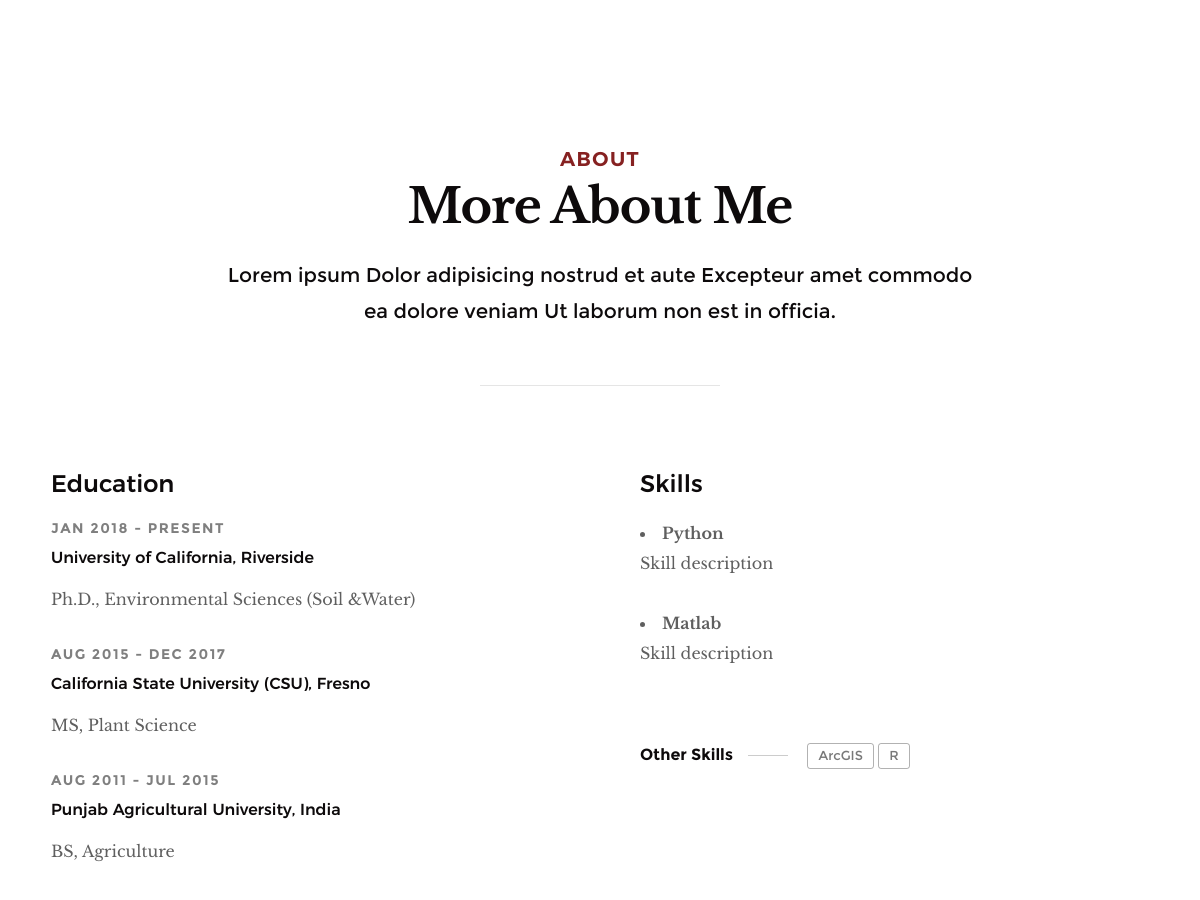
Before: / (middle part) with the older database file.
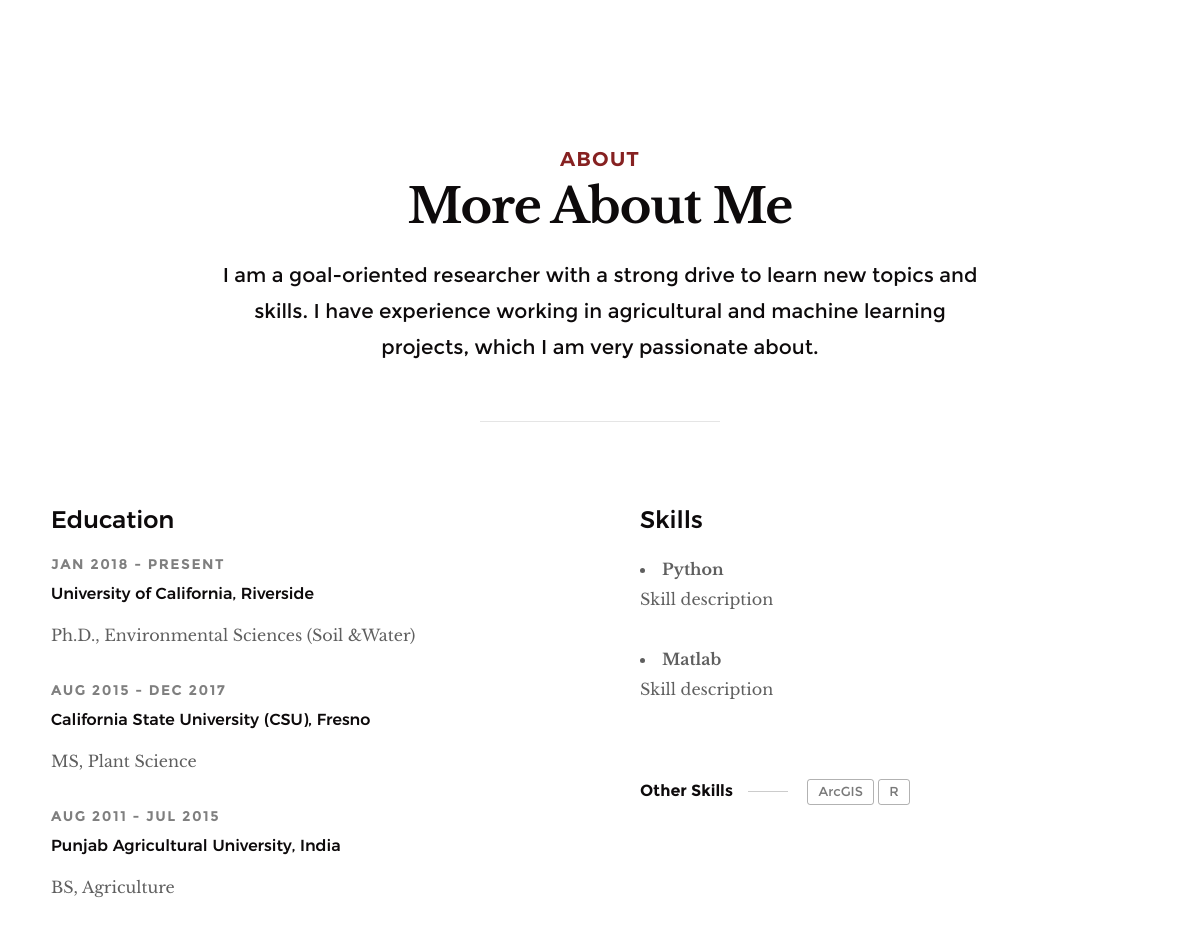
After: the same page with the newer database file.
### home/models.py (models this page shows, shortened)
class Info(models.Model):
    cv = models.FileField()
    mainImage = models.ImageField(null=True, blank=True, default="default.jpg")
    short_intro = models.TextField(null=True, blank=True)
    linkedin = models.CharField(max_length=2000, null=True, blank=True)
    twitter = models.CharField(max_length=2000, null=True, blank=True)

### home/views.py (the view)
# urls.py: path('', views.home, name = "home"),
def home(request):
    infos = Info.objects.all()
    skills = Skill.objects.exclude(description__exact="")
    otherskills = Skill.objects.filter(description="")
    works = Work.objects.all()
    projects = Project.objects.all()
    publications = Publication.objects.all()
    context = {
        'infos':infos,
        'skills':skills,'otherskills':otherskills,
        'works':works,
        'projects':projects,
        'publications':publications,
    }
    return render(request, 'index.html', context)

### home/models.py (called while the page is built)
    def __str__(self):
        return str(self.name)

### templates/index.html (shortened to what this page needs)
{% load static %}
<!DOCTYPE html>
<html class="no-js" lang="en">
<head>
    <link rel="stylesheet" href="{% static 'css/base.css' %}">
    <link rel="stylesheet" href="{% static 'css/vendor.css' %}">
    <link rel="stylesheet" href="{% static 'css/main.css' %}">
</head>
<body id="top">
   {% for info in infos %}
    <section id="about" class="s-about target-section">
        <div class="row narrow section-intro has-bottom-sep">
            <div class="col-full text-center">
                <h3>About</h3>
                <h1>More About Me</h1>
                <p class="lead">{{info.short_intro}}</p>
            </div>
        </div>
        <div class="row about-content">
            <div class="col-six tab-full left">
                <h3>Education</h3>
                    <div class="timeline__header">
                        <p class="timeline__timeframe">Jan 2018 - Present</p>
                        <h5>University of California, Riverside </h5>
                    </div>
                    <div class="timeline__desc">
                        <p>Ph.D., Environmental Sciences (Soil &Water)</p>
                    </div>
                    <div class="timeline__header">
                        <p class="timeline__timeframe">Aug 2015 - Dec 2017</p>
                        <h5>California State University (CSU), Fresno</h5>
                    </div>
                    <div class="timeline__desc">
                        <p>MS, Plant Science</p>
                    </div>
                    <div class="timeline__header">
                        <p class="timeline__timeframe">Aug 2011 - Jul 2015</p>
                        <h5>Punjab Agricultural University, India</h5>
                    </div>
                    <div class="timeline__desc">
                        <p>BS, Agriculture</p>
                    </div>
            </div>
            <div class="col-six tab-full right">
                <h3>Skills</h3>
                {%for skill in skills %}
                    <li>
                    <strong>{{skill.name}}</strong>
                    <p>{{skill.description}}</p>
                    </li>
                {% endfor %}
                <p class="blog-content__tags">
                    <span>Other Skills</span>
                    {% for skill in otherskills %}
                    <span class="blog-content__tag-list">
                        <a>{{skill}}</a>
                    </span>
                    {% endfor %}
                </p>
            </div>
        </div>
    </section>
    {% endfor %}
</body>
</html>

Changed rows visible on the page:
changed Info: short_intro "Lorem ipsum Dolor adipisicing nostrud et aute Excepteur amet commodo ea dolore veniam Ut laborum non est in officia." → "I am a goal-oriented researcher with a strong drive to learn new topics and skills. I have experience working in agricultural and machine learning projects, which I am very passionate about."
